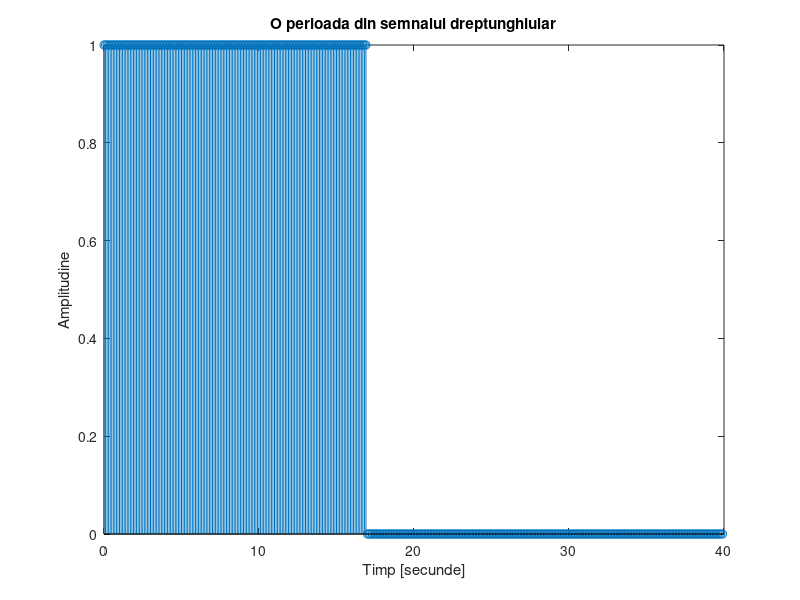
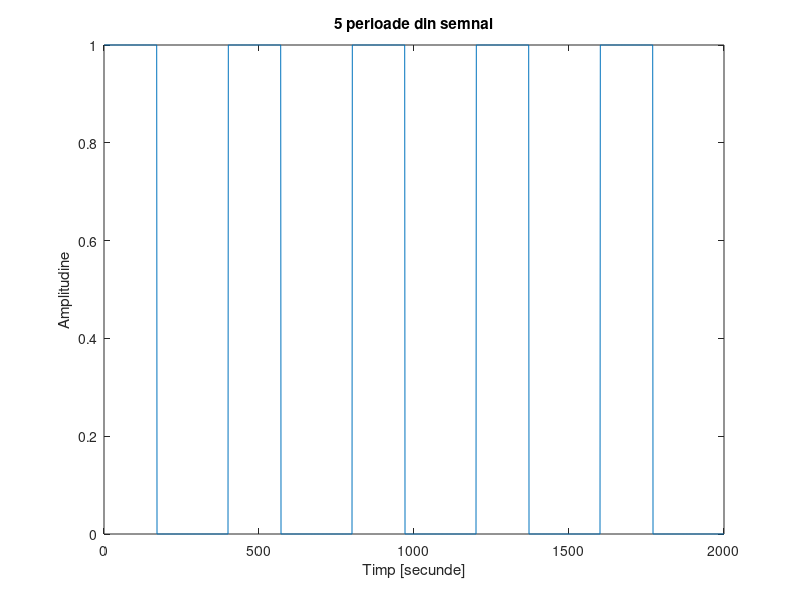
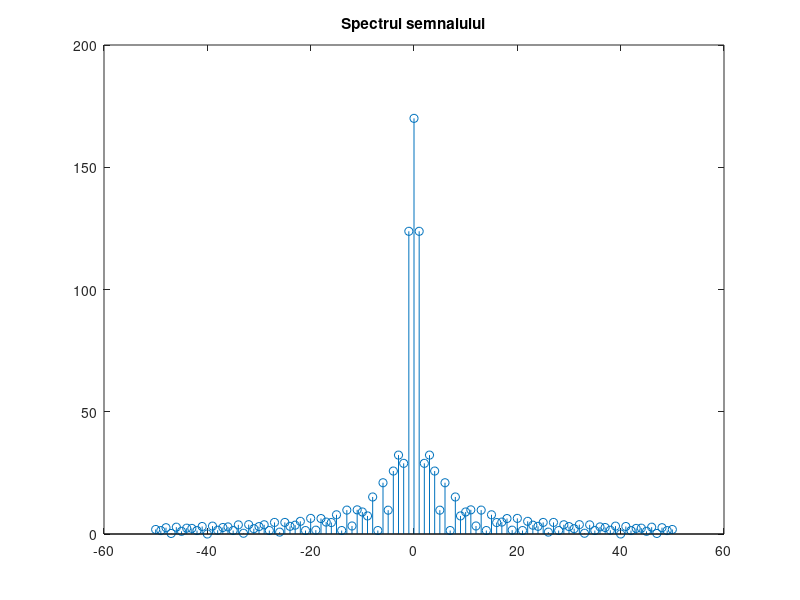
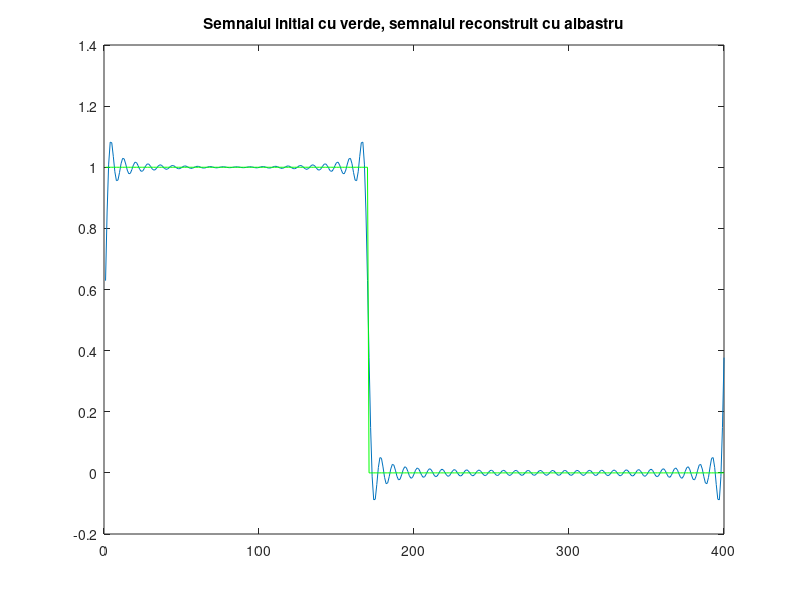

Source code (MATLAB) for these figures, in order:
close all
clear all
clc

P=40; %perioada
D=17; %durata din perioada in care semnalul e 1
N=50; %numarul de coeficienti Fourier
f=1/P; %frecventa semnalului
w=2*pi*f; %frecventa normata
r=4*f; %rezolutia semnalului

s1=[ones(1,D/r),zeros(1,(P-D)/r)]; %o perioada din semnalul dreptunghiular
t=0:r:P; %timpul echivalent petru o perioada
perioada=P/r;%cate esantioane avem intr-o perioada
inter1=0:r:P;
stem(inter1(1:400),s1)
title('O perioada din semnalul dreptunghiular')
xlabel('Timp [secunde]')
ylabel('Amplitudine')

semnal=repmat(s1,1,5);%repetam semnalul initial de 5 ori
figure
plot(semnal)
title('5 perioade din semnal')
xlabel('Timp [secunde]')
ylabel('Amplitudine')

%calculam coeficientii Xk corespunzatori seriei Fourier Complexa
xk=zeros(1,2*N+1);
for m=-N:1:N
    for l=1:1:perioada
    xk(m+N+1)= xk(m+N+1)+semnal(l)*exp(-1i*m*w*t(l));
    end
end
figure
stem((-N:N),abs(xk))
title('Spectrul semnalului') 
s_rec=zeros(1,perioada); %initializam semnalul ce va fi reconstruit
for l=1:1:perioada
    for m=-N:1:N
        s_rec(l)= s_rec(l)+xk(m+N+1)*exp(1i*m*w*t(l));
    end
end
s_rec=s_rec/perioada;%normam semnalul reconstruit
figure
plot(real(s_rec))
hold on
plot(s1,'color','g')
title('Semnalul initial cu verde, semnalul reconstruit cu albastru')